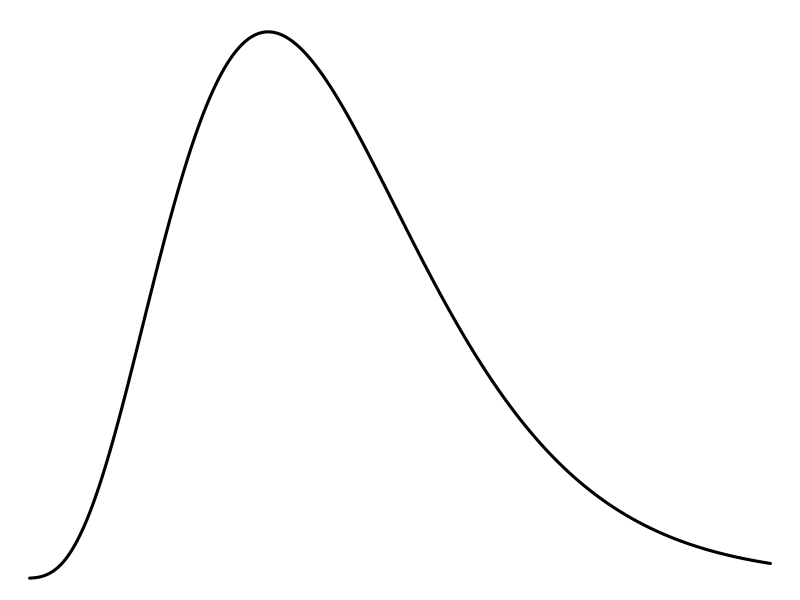
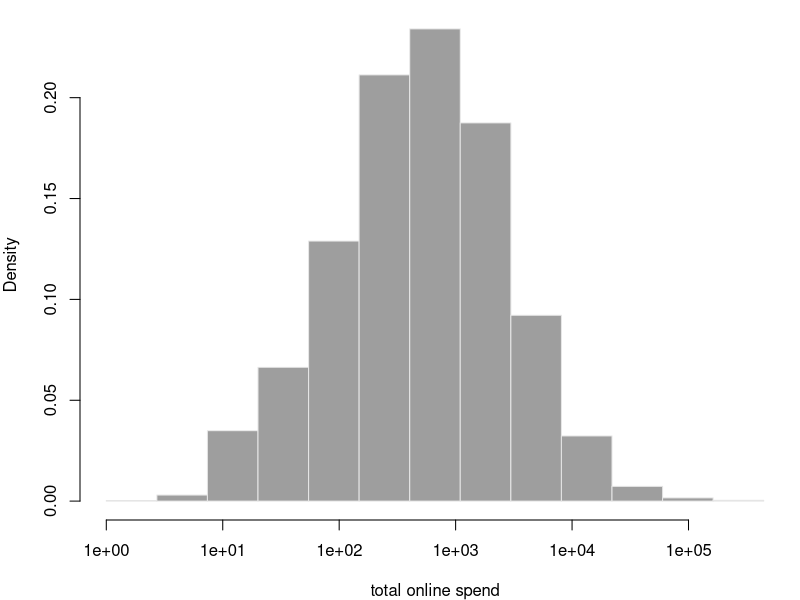
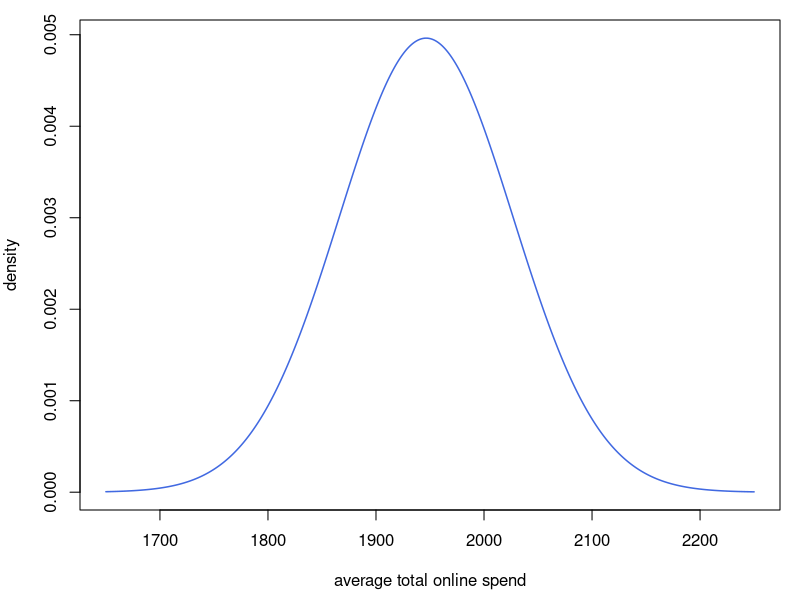
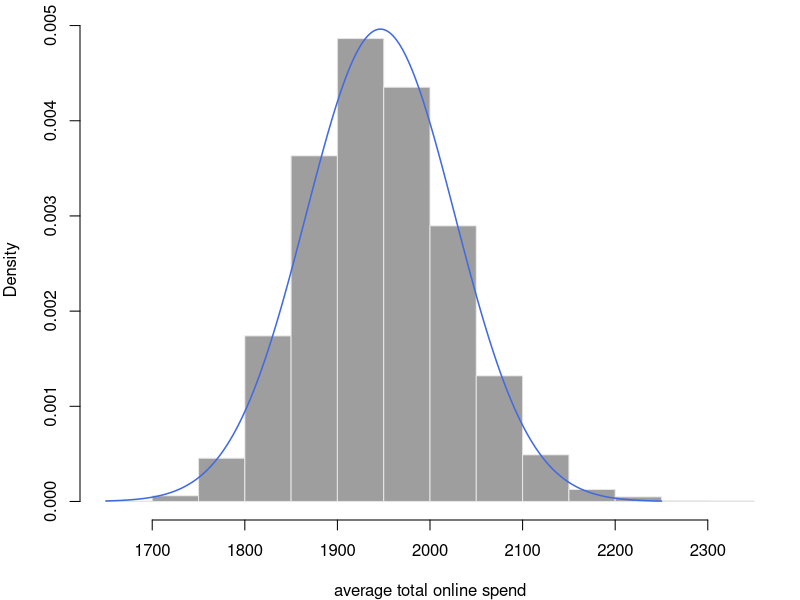
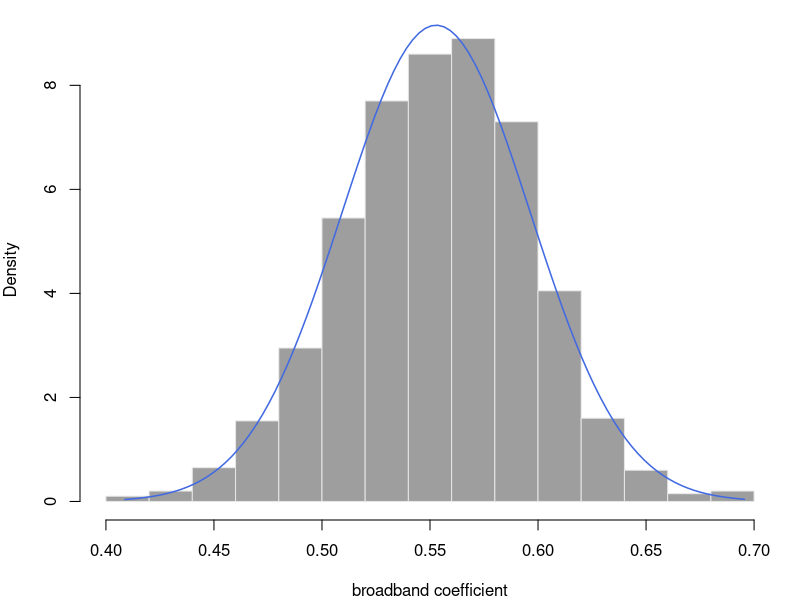
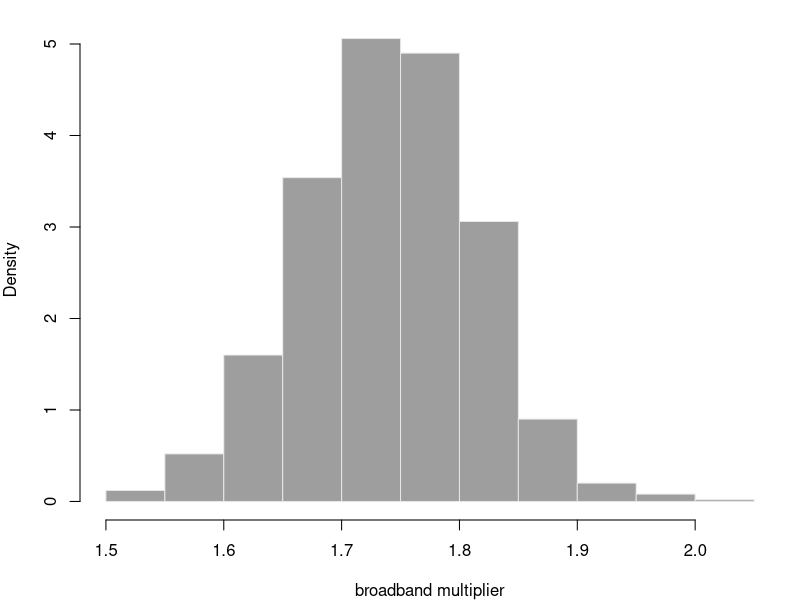
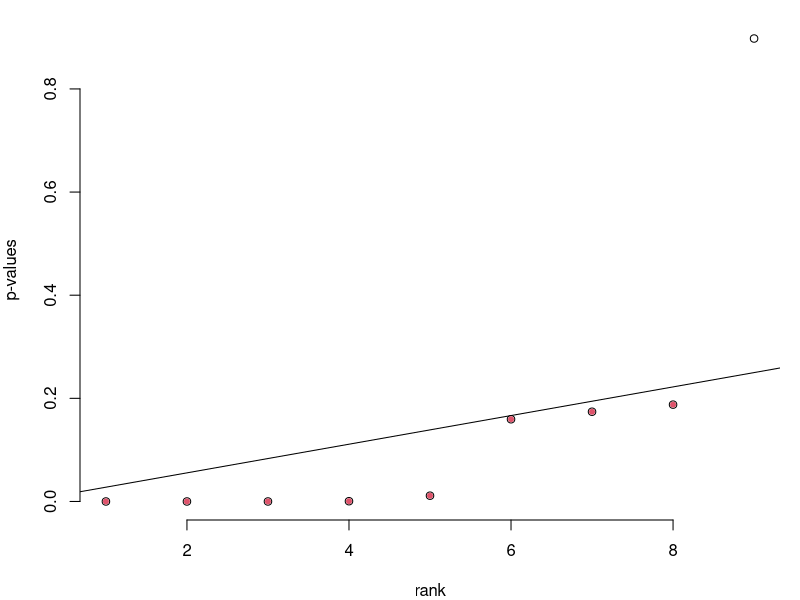
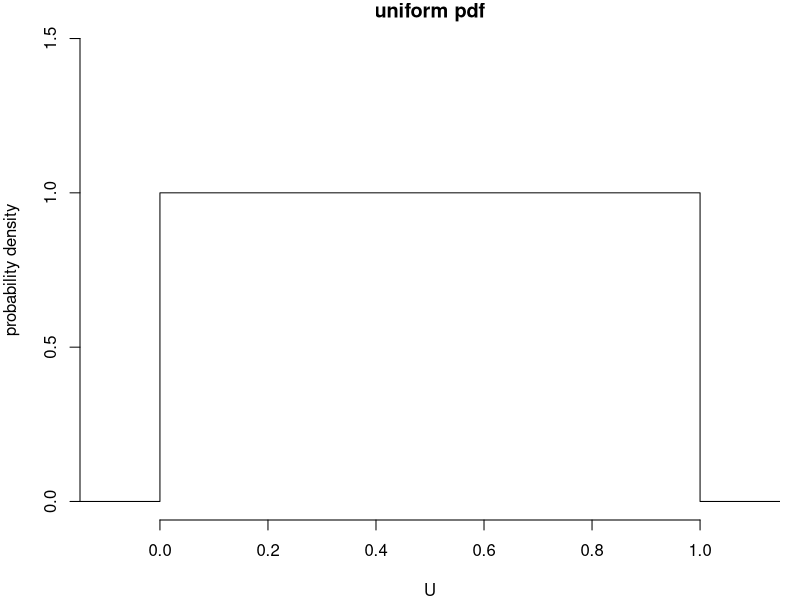

The R script that drew these images, in order:

xx <- seq(1,60,length=1000)
pdf("../book/graphics/bootpopdist.pdf", width=10, height=4)
par(mai=c(.0,.0,.1,.0))
plot(xx, dgamma(xx,5,.2),type="l", lwd=3, xaxt="n",yaxt="n",bty="n",xlab="",ylab="")
dev.off()

browser = read.csv("web-browsers.csv")

pdf("../book/graphics/web-spendhist.pdf", width=4.7, height=4)
par(mai=c(.8,.8,.1,.1))
hist(log(browser$spend), freq=FALSE,
	xaxt="n", main="", xlab="total online spend", col=8, border="grey90")
lgrid = c(1,10,100,1000,10000,100000)
axis(1, at=log(lgrid), labels=sprintf("%.0e",lgrid))
dev.off()

nrow(browser)
mean(browser$spend)
var(browser$spend)/nrow(browser)

xbar <- mean(browser$spend)
xbse <-  sd(browser$spend)/sqrt(nrow(browser))

xx <- seq(1650,2250,length=1000)

pdf("../book/graphics/web-spendnormal.pdf", width=4, height=4)
par(mai=c(.9,.8,.2,.2))
plot(xx, dnorm(xx, xbar, xbse), type="l", col="royalblue", lwd=1.5,
	xlab="average total online spend", ylab="density")
dev.off()

B <- 10000
mub <- c()
for (b in 1:B){
	samp_b = sample.int(nrow(browser), replace=TRUE)
	mub <- c(mub, mean(browser$spend[samp_b]))
}
sd(mub)

pdf("../book/graphics/web-spendboot.pdf", width=4, height=4)
par(mai=c(.8,.8,.2,.2))
hist(mub, main="", xlab="average total online spend", 
	col=8, border="grey90", freq=FALSE)
lines(xx, dnorm(xx, xbar, xbse), col="royalblue", lwd=1.5)
dev.off()

## parametric bootstrap
xbar <- mean(browser$spend)
sig2 <-  var(browser$spend)

B <- 10000
mus <- c()
for(b in 1:B){
  xsamp <- rnorm(1e4, xbar, sqrt(sig2))
  mus <- c(mus, mean(xsamp))
}
sd(mus)
sqrt(sig2/1e4)

## estiamtion of variance
smallsamp <- browser$spend[sample.int(nrow(browser),100)]
s <- sd(smallsamp) # sample variance
s
sd(browser$spend)
s/sd(browser$spend)

eb <- c()
for (b in 1:B){
	sb <- sd(smallsamp[sample.int(100, replace=TRUE)]) 
	eb <- c(eb, sb-s)
}
mean(eb)

tvals <- quantile(eb, c(0.05, 0.95))

sd(mub)

summary( glm( log(spend) ~ broadband + anychildren, data=browser) )


B <- 1000
betas <- c()
for (b in 1:B){
	samp_b = sample.int(nrow(browser), replace=TRUE)
	reg_b <- glm(log(spend) ~ broadband + anychildren, data=browser[samp_b,])
	betas <- rbind(betas, coef(reg_b))
}
head(betas)

cor(betas[,"broadband"], betas[,"anychildren"])

xx <- seq(min(betas[,2]),max(betas[,2]),length=100)
pdf("../book/graphics/web-regboot.pdf", width=4, height=4)
par(mai=c(.8,.8,.2,.2))
hist(betas[,2], main="", xlab="broadband coefficient", 
	col=8, border="grey90", freq=FALSE)
lines(xx, dnorm(xx, 0.55285, 0.04357), col="royalblue", lwd=1.5)
dev.off()

pdf("../book/graphics/web-regmultboot.pdf", width=4, height=4)
par(mai=c(.8,.8,.2,.2))
hist(exp(betas[,2]), main="", xlab="broadband multiplier", 
	col=8, border="grey90", freq=FALSE)
dev.off()


spendy <- glm( log(spend) ~ .-id, data=browser) 
round(summary(spendy)$coef,2)
pval <- summary(spendy)$coef[-1,"Pr(>|t|)"]

pdf("../book/graphics/web-fdr.pdf", width=4, height=4)
par(mai=c(.8,.8,.2,.2))
plot(sort(pval), bty="n", xlab="rank", ylab="p-values")
abline(a=0, b=.25/9)
points(sort(pval)[1:8], col=2, pch=20)
dev.off()


pdf("../book/graphics/uniformpdf.pdf", width=4, height=4)
par(mai=c(.8,.8,.2,.2))
plot(c(-1,0,0,1,1,2), c(0,0,1,1,0,0), ylim=c(0,1.5), xlim=c(-0.1,1.1),
	type="l", bty="n", xlab="U", ylab="probability density", main = "uniform pdf")
dev.off()


pdf("../book/graphics/uniformranks.pdf", width=4, height=4)
par(mai=c(.8,.8,.2,.2))
plot(1:9, (1:9)/10, ylim=c(0,1),
	pch=16, col="black", bty="n", ylab="p-value", 
	xlab="order", main = "p-value order statistics")
points(1:9, sort(pval), pch=17, col=rgb(0,0,1,.5))
legend("topleft", bty="n",
	legend=c("expectation under null","observed"), pch=c(16,17),
	col=c("black",rgb(0,0,1,.5)))
dev.off()

